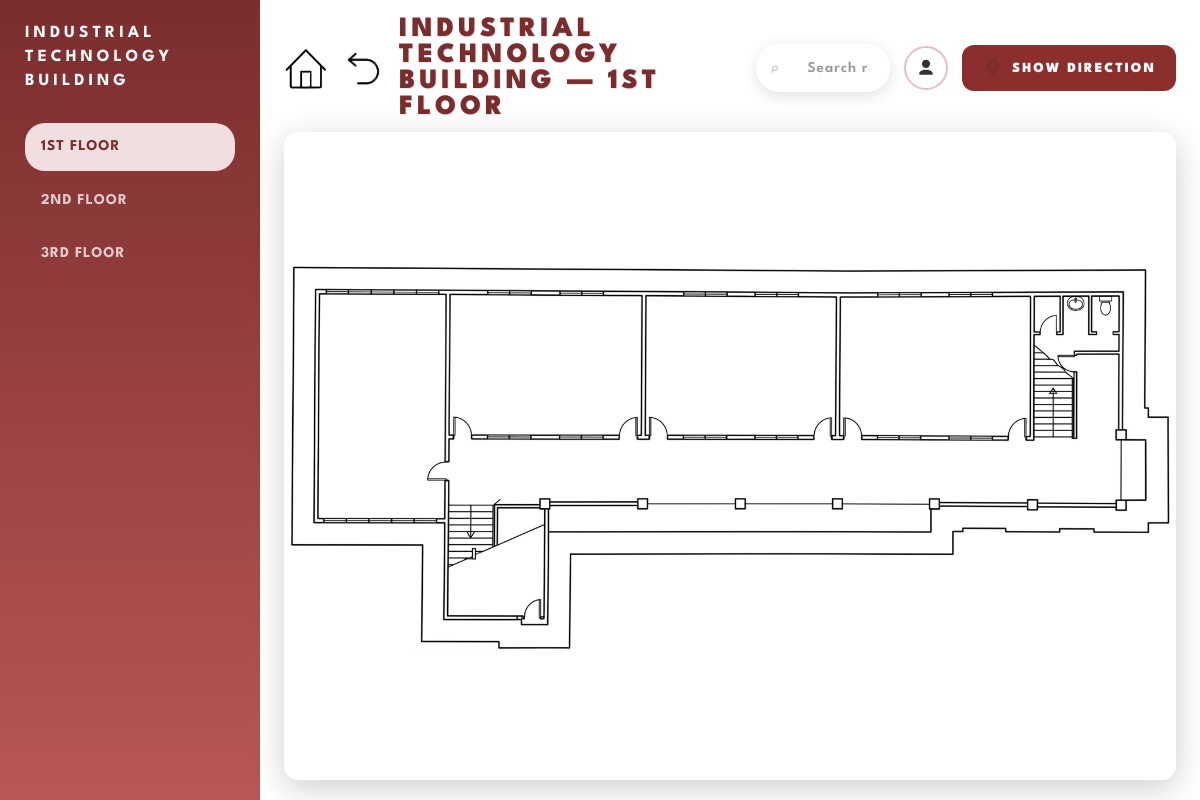
/it_building, run on an earlier commit of the app's database.
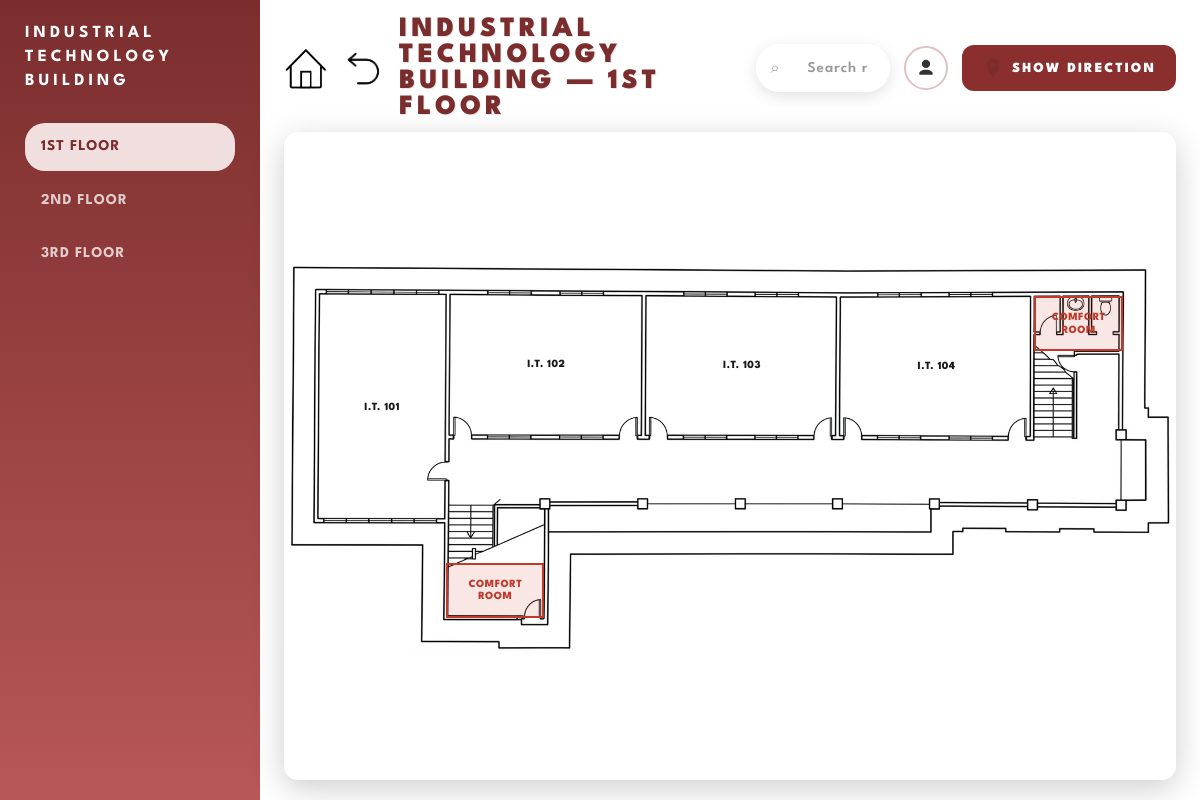
And on a later commit of the database.
### tables this page shows
CREATE TABLE building_floors (
            id           INTEGER PRIMARY KEY AUTOINCREMENT,
            building     TEXT NOT NULL,
            floor_number INTEGER NOT NULL,
            floor_label  TEXT NOT NULL,
            floor_image  TEXT,
            UNIQUE(building, floor_number)
        );

CREATE TABLE rooms(
    id INTEGER PRIMARY KEY AUTOINCREMENT,
    building TEXT,
    floor TEXT,
    room TEXT,
    description TEXT
, pos_left INTEGER DEFAULT 0, pos_top INTEGER DEFAULT 0, pos_width INTEGER DEFAULT 10, pos_height INTEGER DEFAULT 10, office_key TEXT, room_color TEXT);

### kiosk_app/blueprints/campus.py (the view)
@campus_bp.route("/it_building")
def it_building():
    return _floor_plan("Industrial Technology Building", floor_count=3, base_url="it_building")

### kiosk_app/__init__.py (called while the page is built, shortened)
def _inject_kiosk_scripts(response: Response) -> Response:
    from flask import request as _req
    if _req.path in _MOBILE_PATHS:
        return response

### kiosk_app/db.py (called while the page is built)
def get_db_connection() -> sqlite3.Connection:
    conn = sqlite3.connect(DATABASE_PATH, timeout=10)
    conn.row_factory = sqlite3.Row
    conn.execute("PRAGMA journal_mode=WAL")
    conn.execute("PRAGMA busy_timeout=5000")
    return conn

@contextmanager
def db_connection() -> Iterator[sqlite3.Connection]:
    conn = get_db_connection()
    try:
        yield conn
    except Exception:
        conn.rollback()
        raise
    finally:
        conn.close()

### templates/floor_plan.html (shortened to what this page needs)
<!DOCTYPE html>
<html>
<head>
</head>
<body>
<div class="side-panel">
  <h1>{{ building_name | upper }}</h1>
  {% for floor in all_floors %}
  <button class="floor-btn {% if floor.number == floor_number %}active{% endif %}"
          onclick="switchFloor('{{ floor.url }}')">
    {{ floor.label | upper }}
  </button>
  {% endfor %}
</div>
<div class="main">
  <div class="top-bar">
    <img src="{{ url_for('static', filename='images/icon/home_button.png') }}"
         onclick="window.location.href='/menu'" alt="Home">
    <img src="{{ url_for('static', filename='images/icon/back_button.png') }}"
         onclick="history.back()" alt="Back">
    <h2>{{ building_name | upper }} — {{ floor_label | upper }}</h2>
    <div class="room-search" id="roomSearch">
      <input id="roomSearchInput" type="text" placeholder="Search rooms…" autocomplete="off">
    </div>
    <a href="/admin" class="icon" title="Admin">
      <svg width="20" height="20" viewBox="0 0 24 24" fill="#333"><path d="M12 2a5 5 0 1 0 0 10A5 5 0 0 0 12 2zm0 12c-5.33 0-8 2.67-8 4v2h16v-2c0-1.33-2.67-4-8-4z"/></svg>
    </a>
    <a class="show-dir" href="/campus_map?location={{ building_name | upper | urlencode }}">
      <svg viewBox="0 0 24 24"><path d="M12 2C8.13 2 5 5.13 5 9c0 5.25 7 13 7 13s7-7.75 7-13c0-3.87-3.13-7-7-7zm0 9.5c-1.38 0-2.5-1.12-2.5-2.5s1.12-2.5 2.5-2.5 2.5 1.12 2.5 2.5-1.12 2.5-2.5 2.5z"/></svg>
      SHOW DIRECTION
    </a>
  </div>
  <div class="plan-wrapper" id="planWrapper">
    {% if floor_image %}
    <img class="floor-img{% if floor_image.endswith('.svg') %} stretch{% endif %}"
         src="{{ url_for('static', filename=floor_image) }}" alt="Floor plan">
    {% else %}
    <div class="plan-placeholder">FLOOR PLAN IMAGE COMING SOON</div>
    {% endif %}
    {% for room in rooms %}
    <button class="room-label {% if highlight and highlight|lower == room.name|lower %}highlighted{% endif %} {% if room.color %}room-type-{{ room.color }}{% endif %}"
            style="left:{{ room.left }}%; top:{{ room.top }}%; width:{{ room.width }}%; height:{{ room.height }}%;"
            data-name="{{ room.name }}"
            data-desc="{{ room.desc | default('') }}"
            data-office-key="{{ room.office_key | default('') }}"
            data-color="{{ room.color | default('') }}"
            data-directions="{{ room.directions | default([]) | tojson | forceescape }}"
            data-left="{{ room.left }}"
            data-top="{{ room.top }}"
            data-width="{{ room.width }}"
            data-height="{{ room.height }}"
            onclick="handleRoomClick(this)">
      {{ room.name }}
    </button>
    {% endfor %}
  </div>
</div>
</body>
</html>

### templates/floor_plan.html (style rules this page uses)
* { margin:0; padding:0; box-sizing:border-box; font-family:'League Spartan'; }
body { height: 100vh; overflow: hidden; display: flex; background: url("/static/images/KIOSK BACKGROUND.png") no-repeat center center fixed; background-size: cover; }
.side-panel { width: 260px; flex-shrink: 0; background: linear-gradient(180deg, #7b2d2d, #b85757); color: white; padding: 22px 25px; display: flex; flex-direction: column; gap: 6px; overflow-y: auto; scrollbar-width: none; }
.side-panel h1 { font-size: 17px; letter-spacing: 4px; margin-bottom: 24px; line-height: 1.4; }
.floor-btn { width: 100%; padding: 14px 16px; border: none; border-radius: 20px; background: transparent; color: rgba(255,255,255,0.75); font-family: inherit; font-size: 15px; font-weight: 700; letter-spacing: 1px; text-align: left; cursor: pointer; transition: 0.2s; line-height: 1.3; }
.floor-btn.active { background: #f1dede; color: #7b2d2d; }
.main { flex: 1; display: flex; flex-direction: column; padding: 16px 24px 20px; min-width: 0; }
.top-bar { display: flex; align-items: center; gap: 14px; margin-bottom: 12px; }
.top-bar img { width: 44px; height: 44px; cursor: pointer; transition: transform 0.2s; }
.top-bar h2 { font-size: 28px; font-weight: 900; letter-spacing: 4px; color: #7b2d2d; text-shadow: 1px 1px 0 rgba(0,0,0,0.1); }
.top-bar .show-dir { display:flex;align-items:center;gap:8px; color:#fff; background:#8b2e2e; font-weight:900;letter-spacing:2px;font-size:14px; text-decoration:none; padding:12px 20px; border-radius:12px; transition:background 0.2s; white-space:nowrap; }
.top-bar .show-dir svg { width:22px;height:22px;fill:#7b2d2d; }
.icon { width: 44px; height: 44px; border: 2px solid #e0c0c0; border-radius: 50%; background: rgba(255,255,255,0.92); display: flex; align-items: center; justify-content: center; cursor: pointer; text-decoration: none; color: #333; flex-shrink: 0; transition: transform 0.2s; }
.top-bar .room-search { position:relative; margin-left:auto; width:320px; }
.top-bar .room-search input { width:100%; padding:14px 20px 14px 48px; border-radius:30px; border:3px solid rgba(255,255,255,0.85); background:rgba(255,255,255,0.92); font-family:inherit; font-size:15px; font-weight:700; letter-spacing:1px; color:#333; outline:none; box-shadow:0 4px 16px rgba(0,0,0,0.12); transition:border-color 0.2s,box-shadow 0.2s; }
.top-bar .room-search input::placeholder { color:#999; font-weight:600; }
.top-bar .room-search::before { content:"⌕"; position:absolute; left:14px; top:50%; transform:translateY(-50%); font-size:16px; color:#aaa; pointer-events:none; }
.plan-wrapper { flex: 1; position: relative; border-radius: 14px; overflow: hidden; box-shadow: 0 8px 32px rgba(0,0,0,0.2); background: white; min-height: 0; }
.plan-wrapper img.floor-img { width: 100%; height: 100%; object-fit: contain; display: block; pointer-events: none; user-select: none; }
.room-label { position: absolute; display: flex; align-items: center; justify-content: center; text-align: center; cursor: pointer; overflow: hidden; word-break: normal; overflow-wrap: break-word; background: transparent; border: 2px solid transparent; border-radius: 0; font-family: inherit; font-size: clamp(11px, 0.75vw, 15px); font-weight: 800; letter-spacing: 0.5px; color: #1a1a1a; padding: 2px; line-height: 1.15; text-transform: uppercase; transition: background 0.2s, border-color 0.2s, color 0.2s; }
.room-type-cr { background: rgba(192, 57, 43, 0.12) !important; border-color: #c0392b !important; color: #c0392b !important; }

What changed in the data, as far as the page shows it:
now on this page (row edited): rooms: name "I.T. 102"
now on this page (row edited): rooms: name "I.T. 101"
now on this page (row edited): rooms: name "I.T. 103"
now on this page (row edited): rooms: name "COMFORT ROOM", room_color "cr" (drawn)
now on this page (row edited): rooms: name "I.T. 104"
now on this page (row edited): rooms: name "COMFORT ROOM", room_color "cr" (drawn)
